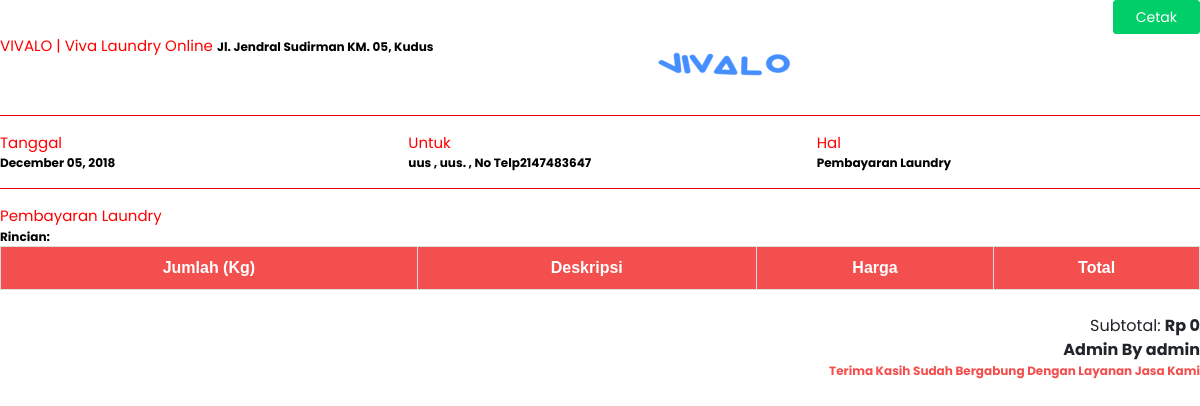
/page/action/lihat_struk.php?kd_pemesanan=15 (signed in), run on an earlier commit of the app's database.
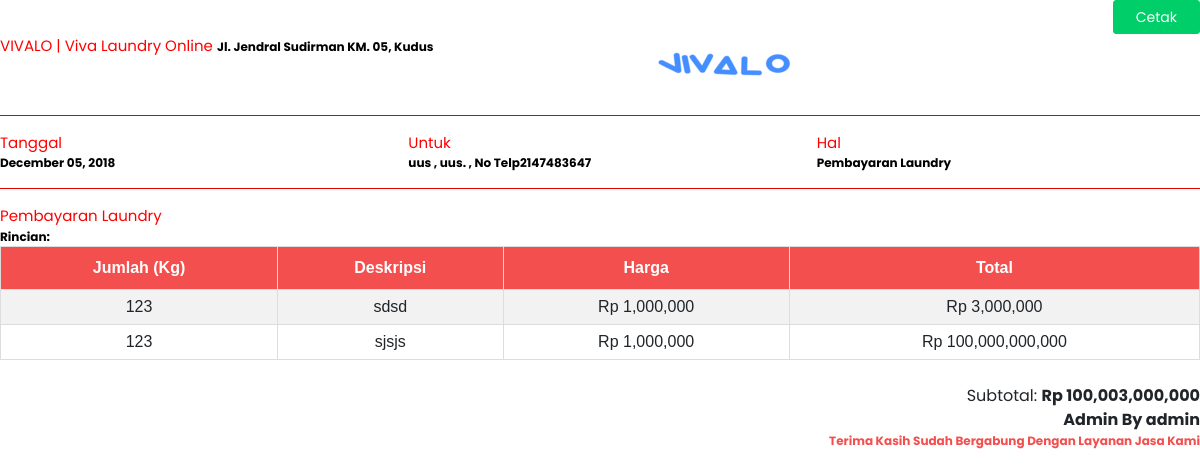
And on a later commit of the database.
### tables this page shows
CREATE TABLE `vivalo_barang` (
  `id_barang` int(11) NOT NULL,
  `kd_pemesanan` int(11) NOT NULL,
  `nama_barang` varchar(255) NOT NULL,
  `jumlah_berat` varchar(255) NOT NULL,
  `harga` varchar(255) NOT NULL,
  `total_harga` varchar(255) NOT NULL
);

### config/functions/mysqli.php (called while the page is built, shortened)
<?php
class Database
{
    public $connection;
    public function __construct($host, $user, $pass, $db)
    {
        $this->connection = mysqli_connect($host, $user, $pass, $db);
        return $this->connection;
    }
    public function query($sql)
    {
        return mysqli_query($this->connection, $sql);
    }
    public function fetch($res)
    {
        return mysqli_fetch_assoc($res);
    }
}

### config/config.php (called while the page is built, shortened)
<?php
require_once __DIR__."/functions/mysqli.php";
$db = new Database("localhost", "root", "", "vivalo");

### page/action/lihat_struk.php (the view, shortened to what this page needs)
<?php
include '../admin/attr_head.php';
?>
<div class="row">
  <div class="col-md-12">
    <a class="btn btn-success" style="float: right;" id="print" href="<?php echo APP_URL.'page/action/lihat_struk2.php?kd_pemesanan='.$_GET['kd_pemesanan']; ?>">Cetak</a>
  </div>
  <div class="col-md-6">
    <span style="color:red;font-size: 15px;">VIVALO | Viva Laundry Online</span>
    <span style="color:black;font-size: 12px;font-weight: bold;">Jl. Jendral Sudirman KM. 05, Kudus</span>
  </div>
  <div class="col-md-3">
    <span style="color:red;font-size: 12px;">
      <img src="../../asset/img/yes.png" style="">
    </span>
  </div>
  <div class="col-md-3"></div>
  <div class="col-md-12"><hr style="background: red;"></div>
  <div class="col-md-4">
    <span style="color:red;font-size: 15px;">Tanggal</span><br>
    <span style="color:black;font-size: 12px;font-weight: bold;"><?php echo date("F d, Y", strtotime($db->fetch($db->query("SELECT * FROM `vivalo_pemesanan` WHERE `kd_pemesanan` = '".$_GET["kd_pemesanan"]."'"))["date"])); ?></span>
  </div>
  <div class="col-md-4">
    <span style="color:red;font-size: 15px;">Untuk</span><br>
    <span style="color:black;font-size: 12px;font-weight: bold;">
      <?php $kosnumen = $db->fetch($db->query("SELECT * FROM `vivalo_konsumen` INNER JOIN vivalo_pemesanan ON vivalo_pemesanan.id_konsumen = vivalo_konsumen.id_konsumen WHERE `kd_pemesanan` = '".$_GET["kd_pemesanan"]."'")); ?>
    <?php echo $kosnumen['nama_konsumen'].' , '.$kosnumen['alamat'].'. , No Telp'. $kosnumen['no_hp']; ?></span>
  </div>
  <div class="col-md-4">
    <span style="color:red;font-size: 15px;">Hal</span><br>
    <span style="color:black;font-size: 12px;font-weight: bold;">Pembayaran Laundry</span>
  </div>
  <div class="col-md-12"><hr style="background: red;"></div>
  <div class="col-md-12">
    <span style="color:red;font-size: 15px;">Pembayaran Laundry</span><br>
    <span style="color:black;font-size: 12px;font-weight: bold;">Rincian: </span><br>
    <table id="customers">
      <tr>
        <th>Jumlah (Kg)</th>
        <th>Deskripsi</th>
        <th>Harga</th>
        <th>Total</th>
      </tr>
      <?php $subtotal = 0; ?>
      <?php foreach ($db->query("SELECT * FROM `vivalo_barang` WHERE `kd_pemesanan` = '".$_GET["kd_pemesanan"]."'") as $val): ?>
      <tr>
        <td><?php echo $val['jumlah_berat']; ?></td>
        <td><?php echo $val['nama_barang']; ?></td>
        <td><?php echo 'Rp '.number_format($val['harga']); ?></td>
        <td><?php echo 'Rp '.number_format($val['total_harga']); ?></td>
      </tr>
      <?php $subtotal += $val['total_harga']; ?>
      <?php endforeach ?>
    </table>
  </div>
  <div class="col-md-12"><br></div>
  <div class="col-md-12">
    <span style="float: right;">Subtotal: <b>Rp <?php echo number_format($subtotal); ?></b></span><br>
  </div>
  <div class="col-md-12">
    <span style="float: right;"> <b>Admin By <?php echo $_SESSION['user']['username'] ?></b></span>
  </div>
  <div class="col-md-12">
    <span style="float: right;color: #f34f4e;font-size: 12px;"> <b>Terima Kasih Sudah Bergabung Dengan Layanan Jasa Kami</b></span>
  </div>
</div>

What changed in the data, as far as the page shows it:
added vivalo_barang: jumlah_berat "123", nama_barang "sdsd", harga "1,000,000", total_harga "3,000,000"
added vivalo_barang: jumlah_berat "123", nama_barang "sjsjs", harga "1,000,000", total_harga "100,000,000,000"
Also different on the page:
$subtotal: "0" → "100,003,000,000"
